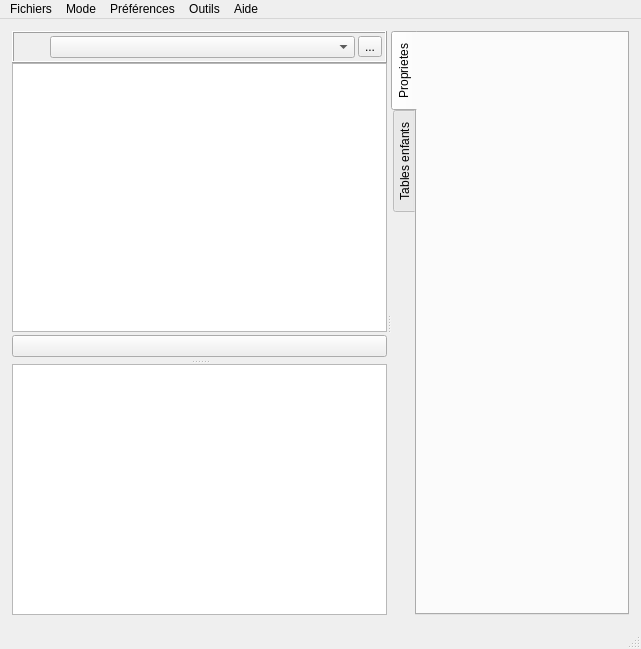
<?xml version="1.0" encoding="UTF-8"?>
<ui version="4.0">
 <class>MainWindow</class>
 <widget class="QMainWindow" name="MainWindow">
  <property name="geometry">
   <rect>
    <x>0</x>
    <y>0</y>
    <width>641</width>
    <height>649</height>
   </rect>
  </property>
  <property name="windowTitle">
   <string>MainWindow</string>
  </property>
  <widget class="QWidget" name="centralwidget">
   <layout class="QHBoxLayout" name="horizontalLayout" stretch="0">
    <property name="margin">
     <number>3</number>
    </property>
    <item>
     <widget class="QFrame" name="frame_5">
      <property name="frameShape">
       <enum>QFrame::NoFrame</enum>
      </property>
      <property name="frameShadow">
       <enum>QFrame::Raised</enum>
      </property>
      <layout class="QVBoxLayout" name="verticalLayout_8">
       <item>
        <widget class="QSplitter" name="splitter_2">
         <property name="orientation">
          <enum>Qt::Horizontal</enum>
         </property>
         <widget class="QFrame" name="frame">
          <property name="sizePolicy">
           <sizepolicy hsizetype="Preferred" vsizetype="Preferred">
            <horstretch>0</horstretch>
            <verstretch>0</verstretch>
           </sizepolicy>
          </property>
          <property name="minimumSize">
           <size>
            <width>0</width>
            <height>0</height>
           </size>
          </property>
          <property name="maximumSize">
           <size>
            <width>16777215</width>
            <height>16777215</height>
           </size>
          </property>
          <property name="baseSize">
           <size>
            <width>100</width>
            <height>0</height>
           </size>
          </property>
          <property name="frameShape">
           <enum>QFrame::NoFrame</enum>
          </property>
          <property name="frameShadow">
           <enum>QFrame::Raised</enum>
          </property>
          <layout class="QVBoxLayout" name="verticalLayout">
           <property name="spacing">
            <number>6</number>
           </property>
           <property name="margin">
            <number>0</number>
           </property>
           <item>
            <widget class="QSplitter" name="splitter">
             <property name="sizePolicy">
              <sizepolicy hsizetype="Preferred" vsizetype="Preferred">
               <horstretch>0</horstretch>
               <verstretch>0</verstretch>
              </sizepolicy>
             </property>
             <property name="orientation">
              <enum>Qt::Vertical</enum>
             </property>
             <widget class="QFrame" name="frame_3">
              <property name="frameShape">
               <enum>QFrame::NoFrame</enum>
              </property>
              <property name="frameShadow">
               <enum>QFrame::Raised</enum>
              </property>
              <layout class="QVBoxLayout" name="verticalLayout_3" stretch="1,10,0">
               <property name="spacing">
                <number>0</number>
               </property>
               <property name="margin">
                <number>0</number>
               </property>
               <item>
                <widget class="QFrame" name="frame_6">
                 <property name="sizePolicy">
                  <sizepolicy hsizetype="Preferred" vsizetype="Minimum">
                   <horstretch>0</horstretch>
                   <verstretch>0</verstretch>
                  </sizepolicy>
                 </property>
                 <property name="frameShape">
                  <enum>QFrame::Box</enum>
                 </property>
                 <property name="frameShadow">
                  <enum>QFrame::Raised</enum>
                 </property>
                 <layout class="QHBoxLayout" name="horizontalLayout_2" stretch="1,10,0">
                  <property name="spacing">
                   <number>3</number>
                  </property>
                  <property name="margin">
                   <number>3</number>
                  </property>
                  <item>
                   <widget class="QLabel" name="label">
                    <property name="text">
                     <string/>
                    </property>
                    <property name="pixmap">
                     <pixmap resource="../resources.qrc">:/plugins/Lamia/icons/eye2.svg</pixmap>
                    </property>
                    <property name="scaledContents">
                     <bool>false</bool>
                    </property>
                   </widget>
                  </item>
                  <item>
                   <widget class="QComboBox" name="comboBox_style"/>
                  </item>
                  <item>
                   <widget class="QToolButton" name="toolButton_date">
                    <property name="toolTip">
                     <string>Sélectionner la date à laquelle afficher le système</string>
                    </property>
                    <property name="text">
                     <string>...</string>
                    </property>
                    <property name="icon">
                     <iconset resource="../resources.qrc">
                      <normaloff>:/plugins/Lamia/icons/Calendar_icon.png</normaloff>:/plugins/Lamia/icons/Calendar_icon.png</iconset>
                    </property>
                    <property name="iconSize">
                     <size>
                      <width>20</width>
                      <height>20</height>
                     </size>
                    </property>
                   </widget>
                  </item>
                 </layout>
                </widget>
               </item>
               <item>
                <widget class="QTreeWidget" name="MaintreeWidget">
                 <property name="sizePolicy">
                  <sizepolicy hsizetype="Preferred" vsizetype="Preferred">
                   <horstretch>0</horstretch>
                   <verstretch>0</verstretch>
                  </sizepolicy>
                 </property>
                 <property name="minimumSize">
                  <size>
                   <width>0</width>
                   <height>0</height>
                  </size>
                 </property>
                 <property name="maximumSize">
                  <size>
                   <width>16777215</width>
                   <height>16777215</height>
                  </size>
                 </property>
                 <property name="iconSize">
                  <size>
                   <width>32</width>
                   <height>32</height>
                  </size>
                 </property>
                 <property name="rootIsDecorated">
                  <bool>false</bool>
                 </property>
                 <property name="wordWrap">
                  <bool>true</bool>
                 </property>
                 <attribute name="headerVisible">
                  <bool>false</bool>
                 </attribute>
                 <attribute name="headerDefaultSectionSize">
                  <number>50</number>
                 </attribute>
                 <attribute name="headerMinimumSectionSize">
                  <number>27</number>
                 </attribute>
                 <attribute name="headerStretchLastSection">
                  <bool>true</bool>
                 </attribute>
                 <column>
                  <property name="text">
                   <string>1</string>
                  </property>
                 </column>
                </widget>
               </item>
               <item>
                <widget class="QFrame" name="frame_2">
                 <property name="frameShape">
                  <enum>QFrame::NoFrame</enum>
                 </property>
                 <property name="frameShadow">
                  <enum>QFrame::Raised</enum>
                 </property>
                 <layout class="QGridLayout" name="gridLayout">
                  <property name="leftMargin">
                   <number>0</number>
                  </property>
                  <property name="topMargin">
                   <number>3</number>
                  </property>
                  <property name="rightMargin">
                   <number>0</number>
                  </property>
                  <property name="bottomMargin">
                   <number>3</number>
                  </property>
                  <property name="spacing">
                   <number>3</number>
                  </property>
                  <item row="0" column="0">
                   <widget class="QPushButton" name="pushButton_selectfeat">
                    <property name="text">
                     <string/>
                    </property>
                    <property name="icon">
                     <iconset resource="../resources.qrc">
                      <normaloff>:/plugins/Lamia/icons/select.png</normaloff>:/plugins/Lamia/icons/select.png</iconset>
                    </property>
                   </widget>
                  </item>
                 </layout>
                </widget>
               </item>
              </layout>
             </widget>
             <widget class="QFrame" name="frame_4">
              <property name="sizePolicy">
               <sizepolicy hsizetype="Preferred" vsizetype="Preferred">
                <horstretch>0</horstretch>
                <verstretch>0</verstretch>
               </sizepolicy>
              </property>
              <property name="minimumSize">
               <size>
                <width>0</width>
                <height>0</height>
               </size>
              </property>
              <property name="maximumSize">
               <size>
                <width>16777215</width>
                <height>16777215</height>
               </size>
              </property>
              <property name="frameShape">
               <enum>QFrame::NoFrame</enum>
              </property>
              <property name="frameShadow">
               <enum>QFrame::Raised</enum>
              </property>
              <layout class="QVBoxLayout" name="verticalLayout_2" stretch="10">
               <property name="spacing">
                <number>0</number>
               </property>
               <property name="margin">
                <number>0</number>
               </property>
               <item>
                <widget class="QTreeWidget" name="ElemtreeWidget">
                 <property name="sizePolicy">
                  <sizepolicy hsizetype="Preferred" vsizetype="Preferred">
                   <horstretch>0</horstretch>
                   <verstretch>0</verstretch>
                  </sizepolicy>
                 </property>
                 <property name="iconSize">
                  <size>
                   <width>64</width>
                   <height>64</height>
                  </size>
                 </property>
                 <property name="rootIsDecorated">
                  <bool>false</bool>
                 </property>
                 <property name="wordWrap">
                  <bool>true</bool>
                 </property>
                 <attribute name="headerVisible">
                  <bool>false</bool>
                 </attribute>
                 <attribute name="headerStretchLastSection">
                  <bool>true</bool>
                 </attribute>
                 <column>
                  <property name="text">
                   <string notr="true">1</string>
                  </property>
                 </column>
                </widget>
               </item>
              </layout>
             </widget>
            </widget>
           </item>
          </layout>
         </widget>
         <widget class="QStackedWidget" name="stackedWidget_main">
          <property name="currentIndex">
           <number>0</number>
          </property>
          <widget class="QWidget" name="page_3">
           <layout class="QVBoxLayout" name="verticalLayout_4">
            <property name="spacing">
             <number>0</number>
            </property>
            <property name="margin">
             <number>0</number>
            </property>
            <item>
             <widget class="QTabWidget" name="MaintabWidget">
              <property name="toolTip">
               <string/>
              </property>
              <property name="tabPosition">
               <enum>QTabWidget::West</enum>
              </property>
              <property name="tabShape">
               <enum>QTabWidget::Rounded</enum>
              </property>
              <property name="currentIndex">
               <number>0</number>
              </property>
              <property name="iconSize">
               <size>
                <width>32</width>
                <height>32</height>
               </size>
              </property>
              <property name="elideMode">
               <enum>Qt::ElideLeft</enum>
              </property>
              <property name="documentMode">
               <bool>false</bool>
              </property>
              <property name="tabsClosable">
               <bool>false</bool>
              </property>
              <widget class="QWidget" name="tab">
               <attribute name="icon">
                <iconset resource="../resources.qrc">
                 <normaloff>:/plugins/Lamia/icons/main.png</normaloff>:/plugins/Lamia/icons/main.png</iconset>
               </attribute>
               <attribute name="title">
                <string>Proprietes</string>
               </attribute>
               <layout class="QVBoxLayout" name="verticalLayout_5">
                <property name="leftMargin">
                 <number>3</number>
                </property>
                <property name="topMargin">
                 <number>3</number>
                </property>
                <property name="rightMargin">
                 <number>3</number>
                </property>
               </layout>
              </widget>
              <widget class="QWidget" name="tab_2">
               <attribute name="icon">
                <iconset resource="../resources.qrc">
                 <normaloff>:/plugins/Lamia/icons/link.svg</normaloff>:/plugins/Lamia/icons/link.svg</iconset>
               </attribute>
               <attribute name="title">
                <string>Tables enfants</string>
               </attribute>
               <layout class="QVBoxLayout" name="verticalLayout_6">
                <property name="leftMargin">
                 <number>3</number>
                </property>
                <property name="topMargin">
                 <number>0</number>
                </property>
                <property name="rightMargin">
                 <number>3</number>
                </property>
                <property name="bottomMargin">
                 <number>3</number>
                </property>
                <item>
                 <widget class="QTabWidget" name="tabWidget_childs">
                  <property name="tabPosition">
                   <enum>QTabWidget::North</enum>
                  </property>
                  <property name="currentIndex">
                   <number>-1</number>
                  </property>
                  <property name="iconSize">
                   <size>
                    <width>32</width>
                    <height>32</height>
                   </size>
                  </property>
                  <property name="elideMode">
                   <enum>Qt::ElideRight</enum>
                  </property>
                  <property name="documentMode">
                   <bool>false</bool>
                  </property>
                 </widget>
                </item>
               </layout>
              </widget>
             </widget>
            </item>
           </layout>
          </widget>
          <widget class="QWidget" name="page_4">
           <layout class="QVBoxLayout" name="verticalLayout_7">
            <property name="spacing">
             <number>0</number>
            </property>
            <property name="margin">
             <number>0</number>
            </property>
           </layout>
          </widget>
         </widget>
        </widget>
       </item>
      </layout>
     </widget>
    </item>
   </layout>
  </widget>
  <widget class="QMenuBar" name="menubar">
   <property name="geometry">
    <rect>
     <x>0</x>
     <y>0</y>
     <width>641</width>
     <height>21</height>
    </rect>
   </property>
   <property name="nativeMenuBar">
    <bool>true</bool>
   </property>
   <widget class="QMenu" name="menuFichiers">
    <property name="title">
     <string>Fichiers</string>
    </property>
    <widget class="QMenu" name="menuBases_recentes">
     <property name="title">
      <string>Bases recentes</string>
     </property>
     <addaction name="actionTemp"/>
    </widget>
    <widget class="QMenu" name="menuCharger_base">
     <property name="title">
      <string>Charger base</string>
     </property>
     <addaction name="actionPostgis"/>
     <addaction name="actionSpatialite"/>
    </widget>
    <widget class="QMenu" name="menuImport_export">
     <property name="title">
      <string>Import / export</string>
     </property>
     <addaction name="actionExporter_la_base"/>
     <addaction name="actionImporter_et_mettre_jour_la_base"/>
     <addaction name="separator"/>
     <addaction name="actionImporter_et_ajouter_la_base"/>
    </widget>
    <addaction name="actionNouvelle_base"/>
    <addaction name="menuCharger_base"/>
    <addaction name="menuImport_export"/>
    <addaction name="separator"/>
    <addaction name="menuBases_recentes"/>
   </widget>
   <widget class="QMenu" name="menuPreferences">
    <property name="title">
     <string>Préférences</string>
    </property>
    <addaction name="action_Repertoire_photo"/>
    <addaction name="separator"/>
    <addaction name="action_GPSConnection"/>
    <addaction name="actionHauteur_de_perche_GPS"/>
    <addaction name="separator"/>
    <addaction name="actionReinitialier_prestation_courante"/>
    <addaction name="action_taille_icone"/>
    <addaction name="actionVersion"/>
   </widget>
   <widget class="QMenu" name="menuMode">
    <property name="title">
     <string>Mode</string>
    </property>
    <addaction name="actionModeTerrain"/>
    <addaction name="actionTTC"/>
    <addaction name="actionModeExpert"/>
    <addaction name="actionPosttraitement"/>
   </widget>
   <widget class="QMenu" name="menuAide">
    <property name="title">
     <string>Aide</string>
    </property>
    <addaction name="actionAide"/>
    <addaction name="actionA_propos"/>
   </widget>
   <widget class="QMenu" name="menuOutils">
    <property name="title">
     <string>Outils</string>
    </property>
   </widget>
   <addaction name="menuFichiers"/>
   <addaction name="menuMode"/>
   <addaction name="menuPreferences"/>
   <addaction name="menuOutils"/>
   <addaction name="menuAide"/>
  </widget>
  <widget class="QStatusBar" name="statusbar"/>
  <action name="actionTre">
   <property name="text">
    <string>tre</string>
   </property>
  </action>
  <action name="actionTemp">
   <property name="text">
    <string>temp</string>
   </property>
  </action>
  <action name="actionRepertoire_photo">
   <property name="text">
    <string>Répertoire photo</string>
   </property>
  </action>
  <action name="action_Nouvelle_base_Digue">
   <property name="text">
    <string>Digue</string>
   </property>
   <property name="iconText">
    <string>Digue</string>
   </property>
  </action>
  <action name="action_Nouvelle_base_Assainissement">
   <property name="text">
    <string>Assainissement</string>
   </property>
  </action>
  <action name="action_Repertoire_photo">
   <property name="text">
    <string>Répertoire photo</string>
   </property>
  </action>
  <action name="actionUtilisateur">
   <property name="enabled">
    <bool>false</bool>
   </property>
   <property name="text">
    <string>Utilisateur</string>
   </property>
  </action>
  <action name="actionModeTerrain">
   <property name="checkable">
    <bool>true</bool>
   </property>
   <property name="text">
    <string>Terrain</string>
   </property>
  </action>
  <action name="actionModeExpert">
   <property name="checkable">
    <bool>true</bool>
   </property>
   <property name="text">
    <string>Expert</string>
   </property>
  </action>
  <action name="actionTTC">
   <property name="checkable">
    <bool>true</bool>
   </property>
   <property name="text">
    <string>Bureau</string>
   </property>
  </action>
  <action name="actionPostgis">
   <property name="text">
    <string>postgis</string>
   </property>
  </action>
  <action name="actionSpatialite">
   <property name="text">
    <string>spatialite</string>
   </property>
  </action>
  <action name="actionNouvelle_base">
   <property name="text">
    <string>Nouvelle base</string>
   </property>
  </action>
  <action name="actionReinitialier_prestation_courante">
   <property name="text">
    <string>Reinitialier prestation courante</string>
   </property>
  </action>
  <action name="action_GPSConnection">
   <property name="text">
    <string>Se connecter au GPS</string>
   </property>
  </action>
  <action name="actionAide">
   <property name="text">
    <string>Aide </string>
   </property>
  </action>
  <action name="actionA_propos">
   <property name="enabled">
    <bool>false</bool>
   </property>
   <property name="text">
    <string>A propos</string>
   </property>
  </action>
  <action name="action_taille_icone">
   <property name="text">
    <string>Taille icones</string>
   </property>
  </action>
  <action name="actionHauteur_de_perche_GPS">
   <property name="text">
    <string>Hauteur de perche GPS</string>
   </property>
  </action>
  <action name="actionPosttraitement">
   <property name="checkable">
    <bool>true</bool>
   </property>
   <property name="text">
    <string>Post traitement</string>
   </property>
  </action>
  <action name="actionInfralineaires">
   <property name="text">
    <string>Infralineaires</string>
   </property>
  </action>
  <action name="actionImprimer_rapport">
   <property name="text">
    <string>Imprimer rapport</string>
   </property>
  </action>
  <action name="actionReinitialiser_les_noeuds">
   <property name="text">
    <string>Réinitialiser les noeuds</string>
   </property>
  </action>
  <action name="actionExport_shapefile">
   <property name="text">
    <string>Export shapefile</string>
   </property>
  </action>
  <action name="actionImport">
   <property name="text">
    <string>Import</string>
   </property>
  </action>
  <action name="actionMode_hors_ligne_Reconnexion">
   <property name="text">
    <string>Mode hors ligne/Reconnexion</string>
   </property>
  </action>
  <action name="actionVersion">
   <property name="text">
    <string>version</string>
   </property>
  </action>
  <action name="actionImporter_depuis_SIRS_Digues">
   <property name="text">
    <string>Importer depuis SIRS Digues</string>
   </property>
  </action>
  <action name="actionExporter_vers_SIRS_Digues">
   <property name="text">
    <string>Exporter vers SIRS Digues</string>
   </property>
  </action>
  <action name="actionExporter_la_base">
   <property name="text">
    <string>Exporter pour l'inspection terrain</string>
   </property>
  </action>
  <action name="actionImporter_et_ajouter_la_base">
   <property name="text">
    <string>Importer et ajouter une base de données</string>
   </property>
  </action>
  <action name="actionImporter_et_mettre_jour_la_base">
   <property name="text">
    <string>Importer l'inspection terrain</string>
   </property>
  </action>
 </widget>
 <resources>
  <include location="../resources.qrc"/>
 </resources>
 <connections/>
</ui>
